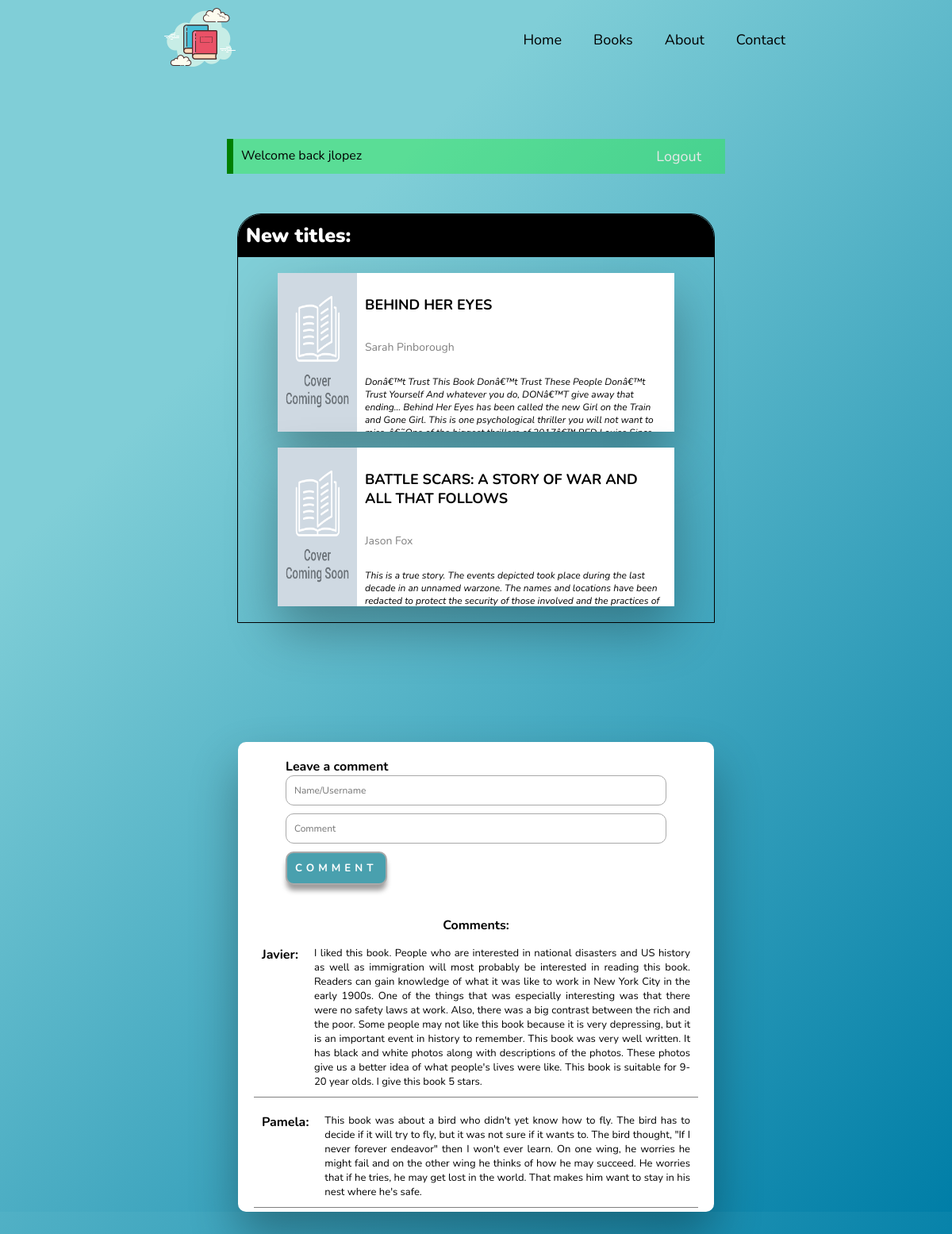
The app's page /index.php?login=success (signed in) with its own data.
### tables this page shows
CREATE TABLE `books` (
  `id` int(11) NOT NULL,
  `title` varchar(50) NOT NULL,
  `author` text NOT NULL,
  `year` int(4) NOT NULL,
  `edition` varchar(20) NOT NULL,
  `isbn` varchar(20) NOT NULL,
  `storage` int(11) NOT NULL,
  `description` text NOT NULL
);

CREATE TABLE `comments` (
  `id` int(11) NOT NULL,
  `user` text NOT NULL,
  `comment` longtext NOT NULL
);

### index.php (the view, shortened to what this page needs)
<?php
  require "header.php"
?>
<section>
     <?php
     if (isset($_SESSION['uservalue'])){
          $sql="SELECT * FROM users;";
          $result = mysqli_query($connect, $sql);
          $resultcheck=mysqli_num_rows($result);
          if ($resultcheck>0){
               ?>
               <div class="greennote">
                    <div class="name">
                         Welcome back <?php echo $_SESSION['uservalue'];?>
                    </div>
                    <div class="out">
                         <a href="connection/logout-connection.php">Logout</a>
                    </div>
               </div>
               <?php
          }
}
?>
<div class="sectionnewbooks">
     <div class="sectiontitle">
          New titles:
     </div>
     <div class="newbooks">
<?php
     $sql="SELECT * FROM books ORDER BY id DESC LIMIT 2;";
     $result = mysqli_query($connect, $sql);
     $resultcheck=mysqli_num_rows($result);
     if ($resultcheck>0) {
          while ($row=mysqli_fetch_assoc($result)) {
               echo "<div class='bookwrapper'><img src='img/cover-default.png' alt='book cover'><div class='description'><p class='booktitle'>".$row["title"]."</p><p class='bookauthor'>". $row["author"]."</p><p class='booksummary'>".$row["description"]."</p></div></div>";
          }
     };
     ?>
     </div>
</div>
     <div class="commentwrapper">
          <form class="commentform" action="connection/comment-connection.php" method="post">
               <b>Leave a comment</b>
               <input type="text" name="name" placeholder="Name/Username"  required>
               <br>
               <input type="textarea" name="comment" placeholder="Comment" required>
               <br>
               <button type="submit" name="comment-button">Comment</button>
          </form>
          <b>Comments:</b>
          <?php
          $sql="SELECT * FROM comments;";
          $result = mysqli_query($connect, $sql);
          $resultcheck=mysqli_num_rows($result);
          if ($resultcheck>0) {
               while ($row=mysqli_fetch_assoc($result)) {
                    echo "<div class='printcomment'><b>";
                    echo $row["user"];
                    echo ":</b><div class='printcommentuser'>";
                    echo $row["comment"];
                    echo "</div>";
                    echo "</div>";
               }
          }else{
               echo "No comments, be the first one";
     };
          ?>
     </div>
</section>
<?php
require "footer.php"
?>

### index.css (style rules this page uses)
html,body { background-color: #007ea7; background-image: linear-gradient(315deg, #007ea7 0%, #80ced7 74%);; font-family: 'Nunito', sans-serif; margin: 0; width: 100%; }
a { text-decoration: none; color: #E8E8E8; font-size: 18px; margin: 20px; }
.greennote { background-color:rgba(0,255,0,0.3); border-left: 8px solid green; max-width: 50%; height:auto; margin: 50px auto; padding: 10px; text-align: center; display: flex; flex-direction: row; justify-content: space-between; }
.commentwrapper { margin: 150px auto; text-align: left; height: auto; display: flex; flex-direction: column; align-items: center; border-radius: 10px; background: #fff; width: 100%; max-width: 50%; position: relative; -webkit-box-shadow: 0 30px 60px 0 rgba(0,0,0,0.3); box-shadow: 0 30px 60px 0 rgba(0,0,0,0.3); }
.formsign, .formaddbook, .commentform { width: 80%; margin: 20px; }
input { font-family: inherit; font-size: 12px; background-color: transparent; border:1px solid #A9A9A9; color: #A9A9A9; border-radius: 10px; outline: none; padding: 10px; margin-bottom: 10px; width: 100%; }
button { background-color: #49A0AE; border:2px solid #A9A9A9; border-radius: 10px; outline: none; padding: 10px; margin-bottom: 20px; font-family: inherit; width: auto; color: #fff; text-transform: uppercase; font-weight: bolder; letter-spacing: 5px; box-shadow: 0 8px 6px -1px rgb(158, 157, 157); }
.sectionnewbooks { background-color: transparent; width: 100%; max-width: 50%; margin: auto; border-top-right-radius: 30px; border-top-left-radius: 30px; border: 1px solid black; }
.sectiontitle { background-color: black; width: 100%; padding: 10px; box-sizing: border-box; border-top-right-radius: 30px; border-top-left-radius: 30px; color: white; font-size: 25px; font-weight: 900; }
.newbooks { background-color: transparent; width: 100%; padding: 0 50px; box-sizing: border-box; }
.bookwrapper { margin: 20px auto; box-sizing:inherit; position: relative; text-align: left; height: auto; display: flex; flex-direction: row; align-items: center; justify-content: flex-start; background: #fff; width: 100%; max-width: 100%; -webkit-box-shadow: 0 30px 60px 0 rgba(0,0,0,0.3); box-shadow: 0 30px 60px 0 rgba(0,0,0,0.3); overflow-y: scroll; }
.bookwrapper>img { height: 200px; width: 20%; }
.description { width: 80%; padding: 10px; display: flex; flex-direction: column; justify-content: flex-start; align-items: flex-start; flex-wrap: nowrap; height: 180px; }
.booktitle { font-size: 18px; text-transform: uppercase; color: black; font-weight: bolder; }
.bookauthor { font-size: 14px; color: gray; }
.booksummary { font-size: 12px; font-style: italic; }
.printcomment { margin: 5px auto; padding: 10px; text-align: justify; height: auto; display: flex; flex-direction: row; background: #fff; border-bottom: 1px solid gray; width: 100%; max-width: 90%; position: relative; }
.printcommentuser { padding-left: 20px; text-align: justify; font-size: 13px; }

### records on screen
books: title "BEHIND HER EYES", author "Sarah Pinborough", description "Donâ€™t Trust This Book Donâ€™t Trust These People Donâ€™t Trust Yourself And whatever you do, DONâ€™T give away that ending... Behind Her Eyes has been called the new Girl on the Train and Gone Girl. This is one psychological thriller you will not want to…"
books: title "BATTLE SCARS: A STORY OF WAR AND ALL THAT FOLLOWS", author "Jason Fox", description "This is a true story. The events depicted took place during the last decade in an unnamed warzone. The names and locations have been redacted to protect the security of those involved and the practices of…"
comments: user "Javier", comment "I liked this book. People who are interested in national disasters and US history as well as immigration will most probably be interested in reading this book. Readers can gain knowledge of what it was like to work in New York City in the early 1900s. One of the things that was especially interesting was that there were no safety laws at work. Also, there was a big contrast between the rich and the poor. Some people may not like this book because it is very depressing, but it is an important event in history to remember. This book was very well written. It has black and white photos along with descriptions of the photos. These photos give us a better idea of what people's lives were like.…"
comments: user "Pamela", comment "This book was about a bird who didn't yet know how to fly. The bird has to decide if it will try to fly, but it was not sure if it wants to. The bird thought, \"If I never forever endeavor\" then I won't ever learn. On one wing, he worries he might fail and on the other wing he thinks of how he may succeed. He worries that if he tries, he may get lost in the world. That makes him want to stay in his nest where he's safe."

### other values on screen
$_SESSION['uservalue'] "jlopez"
